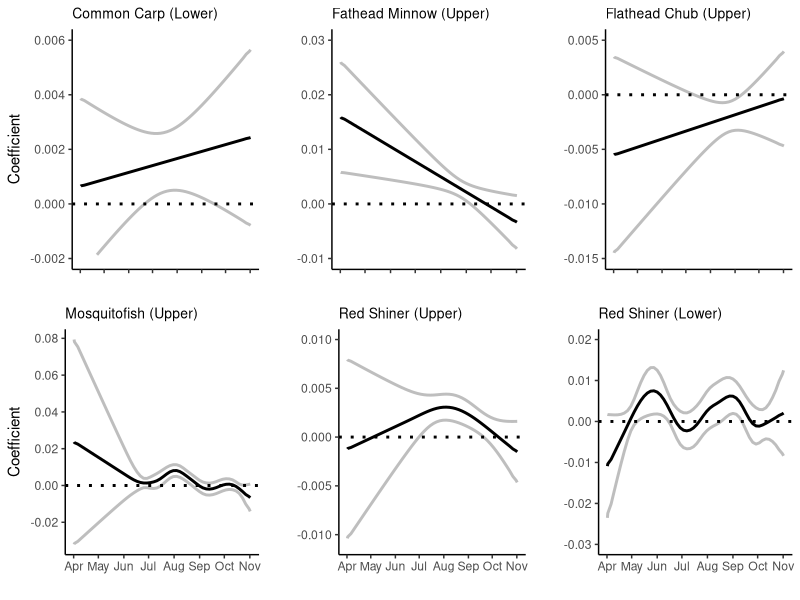

The R source for this figure:
#read me ####
#script is to plot the species/reaches that had signicant FDA results for
#daily extent dry

#libraries ####
library(tidyverse)
library(cowplot)

#data ####
cyplut_is <- read.csv("FDA_Data/Coefs_Isleta_CYPLUT_Extent.csv") %>% 
  mutate(Time = as.Date(Time, origin="1970-01-01"))
gamaff_is <- read.csv("FDA_Data/Coefs_Isleta_GAMAFF_Extent.csv")%>% 
  mutate(Time = as.Date(Time, origin="1970-01-01"))
pimpro_is <- read.csv("FDA_Data/Coefs_Isleta_PIMPRO_Extent.csv")%>% 
  mutate(Time = as.Date(Time, origin="1970-01-01"))
plagra_is <- read.csv("FDA_Data/Coefs_Isleta_PLAGRA_Extent.csv")%>% 
  mutate(Time = as.Date(Time, origin="1970-01-01"))

cyplut_san_a <- read.csv("FDA_Data/Coefs_SanAcacia_CYPLUT_Extent.csv")%>% 
  mutate(Time = as.Date(Time, origin="1970-01-01"))
carcar_san_a <- read.csv("FDA_Data/Coefs_SanAcacia_CARCAR_Extent.csv")%>% 
  mutate(Time = as.Date(Time, origin="1970-01-01"))

#plotting code

  #cyplut - isleta
pl_cyp_is <- cyplut_is %>% 
  ggplot(aes(x = Time, y = Coef))+
  geom_line(size = 1)+
  geom_line(aes(x=Time, y = UpperCI), color = "grey", linewidth = 1)+
  geom_line(aes(x=Time, y = LowerCI), color = "grey", linewidth = 1)+
  geom_hline(yintercept = 0, linetype = "dotted", linewidth = 1)+
  ylab("")+ xlab("")+
  ylim(-0.011, 0.010)+
  theme_classic()+
  ggtitle("Red Shiner (Upper)")+
  theme(plot.title = element_text(size = 10))+
  scale_x_date(date_breaks = "1 month", date_labels = "%b")

  #gamaff - isleta
pl_gam_is <-gamaff_is %>% 
  ggplot(aes(x = Time, y = Coef))+
  geom_line(size = 1)+
  geom_line(aes(x=Time, y = UpperCI), color = "grey", linewidth = 1)+
  geom_line(aes(x=Time, y = LowerCI), color = "grey", linewidth = 1)+
  geom_hline(yintercept = 0, linetype = "dotted", linewidth = 1)+
  ylab("Coefficient")+ xlab("")+
  scale_y_continuous(breaks = seq(-0.04, 0.08, 0.02))+
  theme_classic()+
  ggtitle("Mosquitofish (Upper)")+
  theme(plot.title = element_text(size = 10))+
  scale_x_date(date_breaks = "1 month", date_labels = "%b")


  #pimpro - isleta
pl_pim_is <-pimpro_is %>% 
  ggplot(aes(x = Time, y = Coef))+
  geom_line(size = 1)+
  geom_line(aes(x=Time, y = UpperCI), color = "grey", linewidth = 1)+
  geom_line(aes(x=Time, y = LowerCI), color = "grey", linewidth = 1)+
  geom_hline(yintercept = 0, linetype = "dotted", linewidth = 1)+
  ylab("")+ xlab("")+
  scale_y_continuous(limits = c(-0.01, 0.03), breaks = c(-.01, 0.0, 0.01, 0.02, 0.03))+
  theme_classic()+
  ggtitle("Fathead Minnow (Upper)")+
  theme(plot.title = element_text(size = 10), axis.text.x=element_blank())+
  scale_x_date(date_breaks = "1 month", date_labels = "%b")


  #plagra - isleta
pl_pla_is <-plagra_is %>% 
  ggplot(aes(x = Time, y = Coef))+
  geom_line(size = 1)+
  geom_line(aes(x=Time, y = UpperCI), color = "grey", linewidth = 1)+
  geom_line(aes(x=Time, y = LowerCI), color = "grey", linewidth = 1)+
  geom_hline(yintercept = 0, linetype = "dotted", linewidth = 1)+
  ylab("")+ xlab("")+
  ylim(-0.015, 0.005)+
  theme_classic()+
  ggtitle("Flathead Chub (Upper)")+
  theme(plot.title = element_text(size = 10), axis.text.x=element_blank())+
  scale_x_date(date_breaks = "1 month", date_labels = "%b")


  #cyplut - san acacia
pl_cyp_san <-cyplut_san_a %>% 
  ggplot(aes(x = Time, y = Coef))+
  geom_line(size = 1)+
  geom_line(aes(x=Time, y = UpperCI), color = "grey", linewidth = 1)+
  geom_line(aes(x=Time, y = LowerCI), color = "grey", linewidth = 1)+
  geom_hline(yintercept = 0, linetype = "dotted", linewidth = 1)+
  ylab("")+ xlab("")+
  ylim(-0.03, 0.02)+
  theme_classic()+
  ggtitle("Red Shiner (Lower)")+
  theme(plot.title = element_text(size = 10))+
  scale_x_date(date_breaks = "1 month", date_labels = "%b")

 #carcar - san acacia
pl_car_san <- carcar_san_a %>% 
  ggplot(aes(x = Time, y = Coef))+
  geom_line(size = 1)+
  geom_line(aes(x=Time, y = UpperCI), color = "grey", linewidth = 1)+
  geom_line(aes(x=Time, y = LowerCI), color = "grey", linewidth = 1)+
  geom_hline(yintercept = 0, linetype = "dotted", linewidth = 1)+
  ylab("Coefficient")+ xlab("")+
  ylim(-0.002, 0.006)+
  theme_classic()+
  ggtitle("Common Carp (Lower)")+
  theme(plot.title = element_text(size = 10), axis.text.x=element_blank())+
  scale_x_date(date_breaks = "1 month", date_labels = "%b")

tiff("Figures/FDA_Extent.jpg", units= "in", width = 8, height = 6, res = 600)
plot_grid(pl_car_san, pl_pim_is, pl_pla_is, pl_gam_is, pl_cyp_is, pl_cyp_san)
dev.off()
